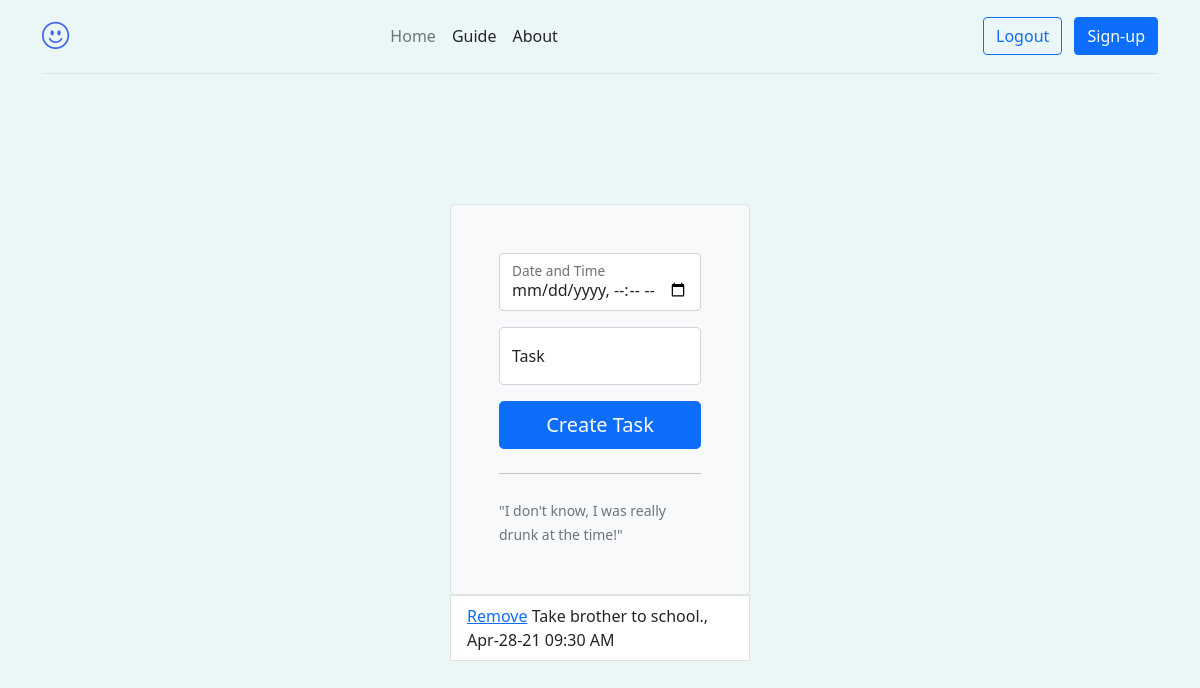
/lazaro (signed in), run on an earlier commit of the app's database.
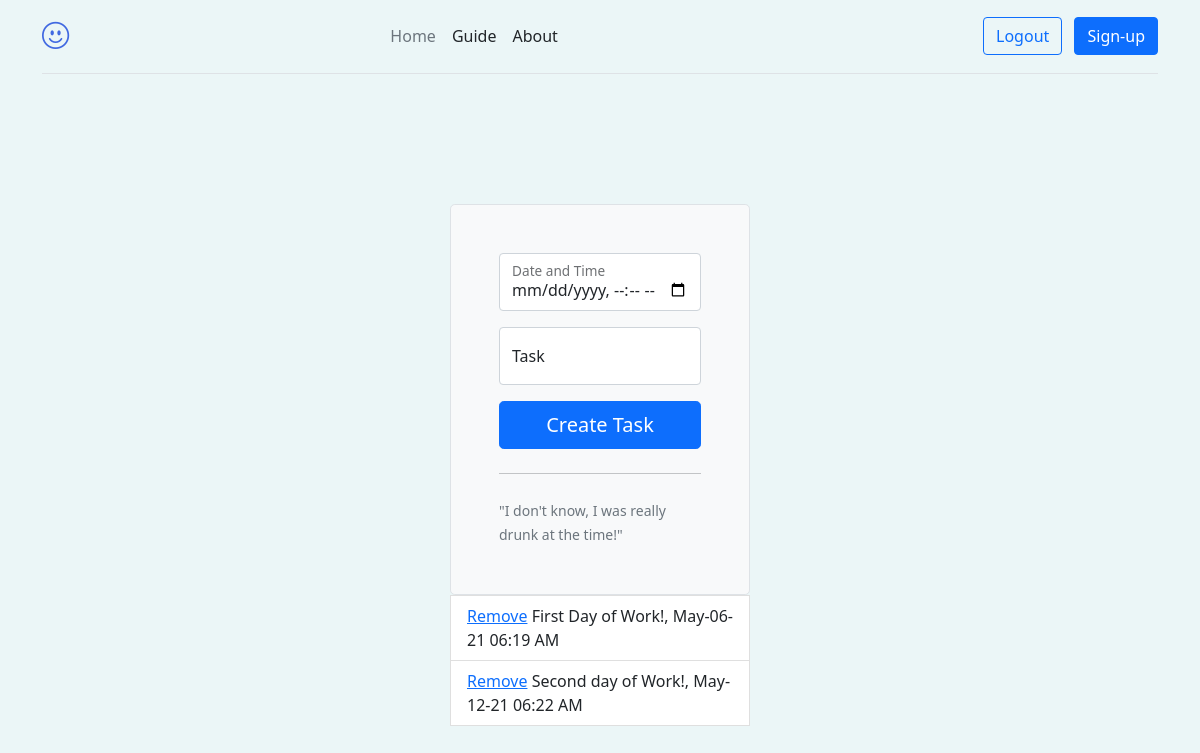
And on a later commit of the database.
### models.py (models this page shows)
class Task(db.Model):
    id = db.Column(db.Integer, primary_key=True)
    date = db.Column(db.DateTime())
    task_description = db.Column(db.String(50), unique=False, index=True)
    user_id = db.Column(db.Integer, db.ForeignKey('user.id'))
    def __repr__(self):
        return f'{self.task_description}'

### routes.py (the view, shortened to what this page needs)
@app.route('/<username>', methods=['POST', 'GET'])
@login_required
def user(username):
    user = User.query.filter_by(id=current_user.id).first_or_404()
    tasks = Task.query.filter_by(user_id=user.id).order_by('date').all()
    form = TaskForm()
    return render_template('user.html', user=user, form=form, tasks=tasks)

### forms.py
class TaskForm(FlaskForm):
    date = DateTimeField('Date', validators=[DataRequired(message='You must enter a date!')], format='%Y-%m-%dT%H:%M')
    task_description = StringField('Task Description', validators=[DataRequired(), Length(min=5, max=100, message='Task description must be at least 5 characters long!')])
    create_task = SubmitField('Create Task')

### myfilters.py (called while the page is built)
@app.template_filter('laz')
def laz(x):
    return x.strftime("%b-%d-%y %I:%M %p")

### routes.py (called while the page is built)
@login_manager.user_loader
def load_user(user_id):
    return User.query.get(int(user_id))

### templates/user.html (shortened to what this page needs)
{% extends 'base.html' %}
{% block body %}
<div class="col-10 mx-auto col-lg-3 login-container">
    <form class="p-5 border rounded-3 bg-light" action="/{{ current_user.username }}" method="POST">
        <div class="form-floating mb-3">
            <input type="datetime-local" class="form-control" id="date" name="date" placeholder="10/02/1999"  required>
            <label for="floatingInput">Date and Time</label>
        </div>
        <div class="form-floating mb-3">
            <input type="text" class="form-control" id="task_description" name="task_description"
                placeholder="Enter task" required>
            <label for="floatingInput">Task</label>
        </div>
        <button class="w-100 btn btn-lg btn-primary" id="submit" name="submit" type="submit">Create Task</button>
        <hr class="my-4">
        <small class="text-muted">"I don't know, I was really drunk at the time!"</small>
    </form>
    {% for task in tasks %}
    <li class="list-group-item"><a href="{{ url_for('delete', id=task.id) }}"> Remove</a> {{ task }}, {{
        task.date|laz }} {{task.time}}
    </li>
    {% endfor %}
</div>
{% endblock %}

### templates/base.html (shortened to what this page needs)
<!DOCTYPE html>
<html lang="en">
<head>
    <link rel="stylesheet" href="https://cdn.jsdelivr.net/npm/bootstrap-icons@1.4.1/font/bootstrap-icons.css">
    <link href="https://cdn.jsdelivr.net/npm/bootstrap@5.0.0-beta3/dist/css/bootstrap.min.css" rel="stylesheet"
>
    <link rel="stylesheet" href="{{ url_for('static', filename='css/style.css') }}">
</head>
<body>
    <div class="container position-sticky container-sticky">
        <header
            class="d-flex flex-wrap align-items-center justify-content-center justify-content-md-between py-3 mb-4 border-bottom">
            {% if not current_user.is_authenticated %}
            <i class="bi bi-emoji-frown" style="font-size: 1.7em; color: royalblue;"></i>
            {% else %}
            <i class="bi bi-emoji-smile" style="font-size: 1.7em; color: royalblue;"></i>
            {% endif %}
            <ul class="nav col-12 col-md-auto mb-2 justify-content-center mb-md-0">
                <li><a href="/" class="nav-link px-2 link-secondary">Home</a></li>
                <li><a href="{{ url_for('guide') }}" class="nav-link px-2 link-dark">Guide</a></li>
                <li><a href="{{ url_for('about') }}" class="nav-link px-2 link-dark">About</a></li>
            </ul>
            <div class="col-md-3 text-end">
                {% if not current_user.is_authenticated %}
                <a href="{{ url_for('login') }}"> <button type="button"
                        class="btn btn-outline-primary me-2">Login</button></a>
                {% else %}
                <a href="{{ url_for('logout') }}"> <button type="button"
                        class="btn btn-outline-primary me-2">Logout</button></a>
                {% endif %}
                <a href="{{ url_for('home') }}"><button type="submit" class="btn btn-primary">Sign-up</button></a>
            </div>
        </header>
    </div>
    {% block body %}
    {% endblock %}
</body>
</html>

### static/css/style.css (style rules this page uses)
body { background-color: rgb(235, 246, 247); margin: 0; }
.login-container { margin-top: 130px; }
.container-sticky { position: sticky; top: 0; z-index: 1; background-color: rgb(235, 246, 247); }

What changed in the data, as far as the page shows it:
removed Task: task_description "Take brother to school.", date|laz "Apr-28-21 09:30 AM"
added Task: task_description "First Day of Work!", date|laz "May-06-21 06:19 AM"
added Task: task_description "Second day of Work!", date|laz "May-12-21 06:22 AM"
